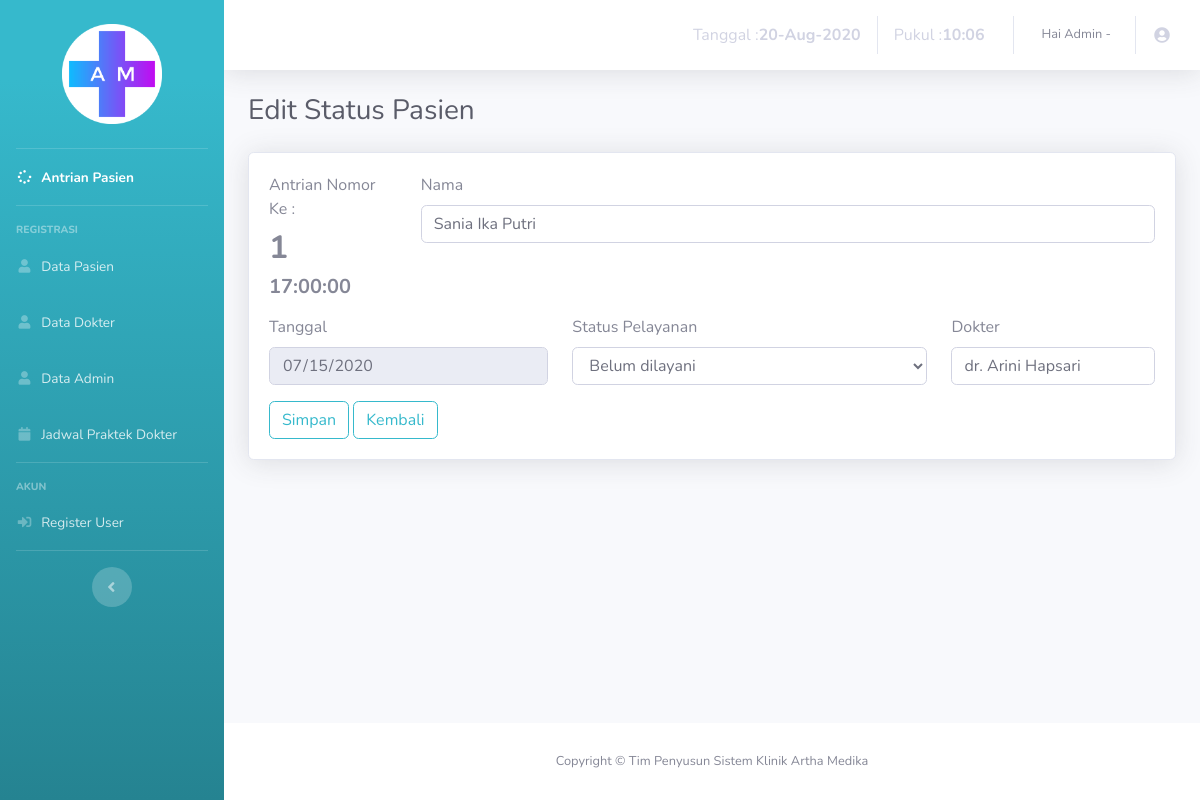
Screenshot of /admin/edit-antrian.php?id_antrian=31 with the database file from the repository.
### tables this page shows
CREATE TABLE IF NOT EXISTS `antrian` (
`id_antrian` int(5) NOT NULL,
  `id_pasien` int(5) NOT NULL,
  `id_dokter` int(1) NOT NULL,
  `nomor` int(2) NOT NULL,
  `tgl` date NOT NULL,
  `pukul` time NOT NULL,
  `status` varchar(15) NOT NULL
);

CREATE TABLE IF NOT EXISTS `pasien` (
`id_pasien` int(5) NOT NULL,
  `nama` varchar(30) NOT NULL,
  `tgl_lahir` date NOT NULL,
  `jk` varchar(10) NOT NULL,
  `alamat` varchar(50) NOT NULL,
  `pekerjaan` varchar(20) NOT NULL,
  `tlp` varchar(14) NOT NULL
);

CREATE TABLE IF NOT EXISTS `dokter` (
`id_dokter` int(1) NOT NULL,
  `nama` varchar(30) NOT NULL,
  `tgl_lahir` date NOT NULL,
  `jk` varchar(10) NOT NULL,
  `alamat` varchar(50) NOT NULL,
  `tlp` varchar(14) NOT NULL,
  `spesialis` varchar(17) NOT NULL
);

### admin/edit-antrian.php (the view, shortened to what this page needs)
<!DOCTYPE html>
<html lang="en">
<head>
  <link href="vendor/fontawesome-free/css/all.min.css" rel="stylesheet" type="text/css">
  <link href="css/sb-admin-2.min.css" rel="stylesheet">
  <link href="vendor/datatables/dataTables.bootstrap4.min.css" rel="stylesheet">
</head>
<body id="page-top">
  <div id="wrapper">
    <ul class="navbar-nav bg-gradient-info sidebar sidebar-dark accordion" id="accordionSidebar">
      <br>
      <div class="logo">
        <a href="#" class="simple-text logo-normal">
          <img class="center" src="../image/logo.png"/>
        </a>
      </div>
      <br>
      <hr class="sidebar-divider my-0">
      <li class="nav-item active">
        <a class="nav-link" href="index.php">
          <i class="fas fa-fw fa-spinner"></i>
          <span>Antrian Pasien</span></a>
        </li>
        <hr class="sidebar-divider">
        <div class="sidebar-heading">
          Registrasi
        </div>
        <li class="nav-item ">
          <a class="nav-link" href="datapasien.php">
            <i class="fas fa-fw fa-user"></i>
            <span>Data Pasien</span></a>
          </li>
          <li class="nav-item ">
            <a class="nav-link" href="datadokter.php">
              <i class="fas fa-fw fa-user"></i>
              <span>Data Dokter</span></a>
            </li>
            <li class="nav-item">
              <a class="nav-link" href="dataadmin.php">
                <i class="fas fa-fw fa-user"></i>
                <span>Data Admin</span></a>
              </li>
              <li class="nav-item">
                <a class="nav-link" href="jadwal.php">
                  <i class="fas fa-fw fa-calendar"></i>
                  <span>Jadwal Praktek Dokter</span></a>
                </li>
                <hr class="sidebar-divider">
                <div class="sidebar-heading">
                  Akun
                </div>
                <li class="nav-item">
                  <a class="nav-link" href="datauser.php">
                    <i class="fas fa-fw fa-sign-in-alt"></i>
                    <span>Register User</span></a>
                  </li>
                  <hr class="sidebar-divider d-none d-md-block">
                  <div class="text-center d-none d-md-inline">
                    <button class="rounded-circle border-0" id="sidebarToggle"></button>
                  </div>
                </ul>
                <div id="content-wrapper" class="d-flex flex-column">
                  <div id="content">
                    <nav class="navbar navbar-expand navbar-light bg-white topbar mb-4 static-top shadow">
                      <ul class="navbar-nav ml-auto">
                        <li class="nav-item">
                          <a class="nav-link" href="#">
                           <?php
                           $tanggal= mktime(date("m"),date("d"),date("Y"));
                           echo "Tanggal : <b>".date("d-M-Y", $tanggal)."</b> ";
                           $jam=date("H:i");
                           echo "Pukul : <b>". $jam." "."</b>";
                           ?>
                         </a>
                       </li>
                       <li class="nav-item dropdown no-arrow">
                        <a class="nav-link dropdown-toggle" href="#" id="userDropdown" role="button" data-toggle="dropdown" aria-haspopup="true" aria-expanded="false">
                          <span class="mr-2 d-none d-lg-inline text-gray-600 small">Hai Admin -
                          ?></span>
                          <i class="fas fa-fw fa-user-circle"></i>
                        </a>
                      </li>
                    </ul>
                  </nav>
                  <div class="container-fluid">
                    <div class="d-sm-flex align-items-center justify-content-between mb-4">
                      <h1 class="h3 mb-0 text-gray-800">Edit Status Pasien</h1>
                    </div>
                    <?php
                    include '../process/conSQL.php';
                    $id_antrian = $_GET['id_antrian'];
                    $query = "SELECT * FROM antrian WHERE id_antrian='$id_antrian'";
                    $show = mysqli_query($con, $query);
                    if(mysqli_num_rows($show) == 0){
                      echo '<script>window.history.back()</script>';
                    }else{
                      $data = mysqli_fetch_assoc($show);
                    }
                    ?>
                    <div class="card shadow mb-4">
                      <div class="card-body">
                       <form enctype="multipart/form-data" action="./process/edit-antrian.php" method="POST">
                        <div class="row">
                          <div class="col-md-2">
                            <div class="form-group">
                              <label class="bmd-label-floating">Antrian Nomor Ke :</label>
                              <h2><b><?php echo  $data['nomor']; ?></b></h2>
                              <h5><b><?php echo  $data['pukul']; ?></b></h2>
                            </div>
                          </div>
                          <div class="col-md-10">
                            <div class="form-group">
                              <label class="bmd-label-floating">Nama</label>
                              <?php
                              include '../process/conSQL.php';
                              $id_pasien = $data['id_pasien'];
                              $pas = "SELECT nama FROM pasien WHERE id_pasien = $id_pasien ";
                              $result = mysqli_query($con, $pas);
                              $dataAntrian = mysqli_fetch_assoc($result);
                              ?>
                              <input type="text" class="form-control" name="id_pasien" id="id_pasien" value="<?php echo $dataAntrian['nama']; ?>">
                            </div>
                          </div>
                        </div>
                        <div class="row">
                          <div class="col-md-4">
                            <div class="form-group">
                              <label class="bmd-label-floating">Tanggal</label>
                              <input type="date" class="form-control" name="tgl" id="tgl" value="<?php echo $data['tgl']; ?>" readonly>
                            </div>
                          </div>
                          <div class="col-md-5">
                            <div class="form-group">
                              <label class="bmd-label-floating">Status Pelayanan</label>
                              <select class="form-control" id="status" name="status" >
                                <option value="Belum dilayani" <?php if($data['status'] == 'Belum dilayani'){ echo 'selected'; } ?>>Belum dilayani</option>
                              </select>
                            </div>
                          </div>
                          <div class="col-md-3">
                            <div class="form-group">
                              <label class="bmd-label-floating">Dokter</label>
                              <?php
                              include '../process/conSQL.php';
                              $id_dokter = $data['id_dokter'];
                              $dok = "SELECT nama FROM dokter WHERE id_dokter = $id_dokter ";
                              $result = mysqli_query($con, $dok);
                              $dataDok = mysqli_fetch_assoc($result);
                              ?>
                              <input type="text" class="form-control" name="id_dokter" id="id_dokter" value="<?php echo $dataDok['nama']; ?>">
                            </div>
                          </div>
                        </div>
                        <button type="submit" class="btn btn-outline-info ">Simpan</button>
                        <a href="antrian-today.php" class="btn btn-outline-info">Kembali</a>
                      </form>
                    </div>
                  </div>
                </div>
              </div>
              <footer class="sticky-footer bg-white">
                <div class="container my-auto">
                  <div class="copyright text-center my-auto">
                    <span>Copyright &copy; Tim Penyusun Sistem Klinik Artha Medika</span>
                  </div>
                </div>
              </footer>
            </div>
          </div>
        </body>
        </html>

### admin/edit-antrian.php (style rules this page uses)
.center { margin-left:auto;margin-right:auto;display:block;width:100px }

### rows the page displays
antrian: nomor "1", pukul "17:00:00", tgl "07/15/2020", status "Belum dilayani"
pasien: id_pasien "Sania Ika Putri"
dokter: id_dokter "dr. Arini Hapsari"
